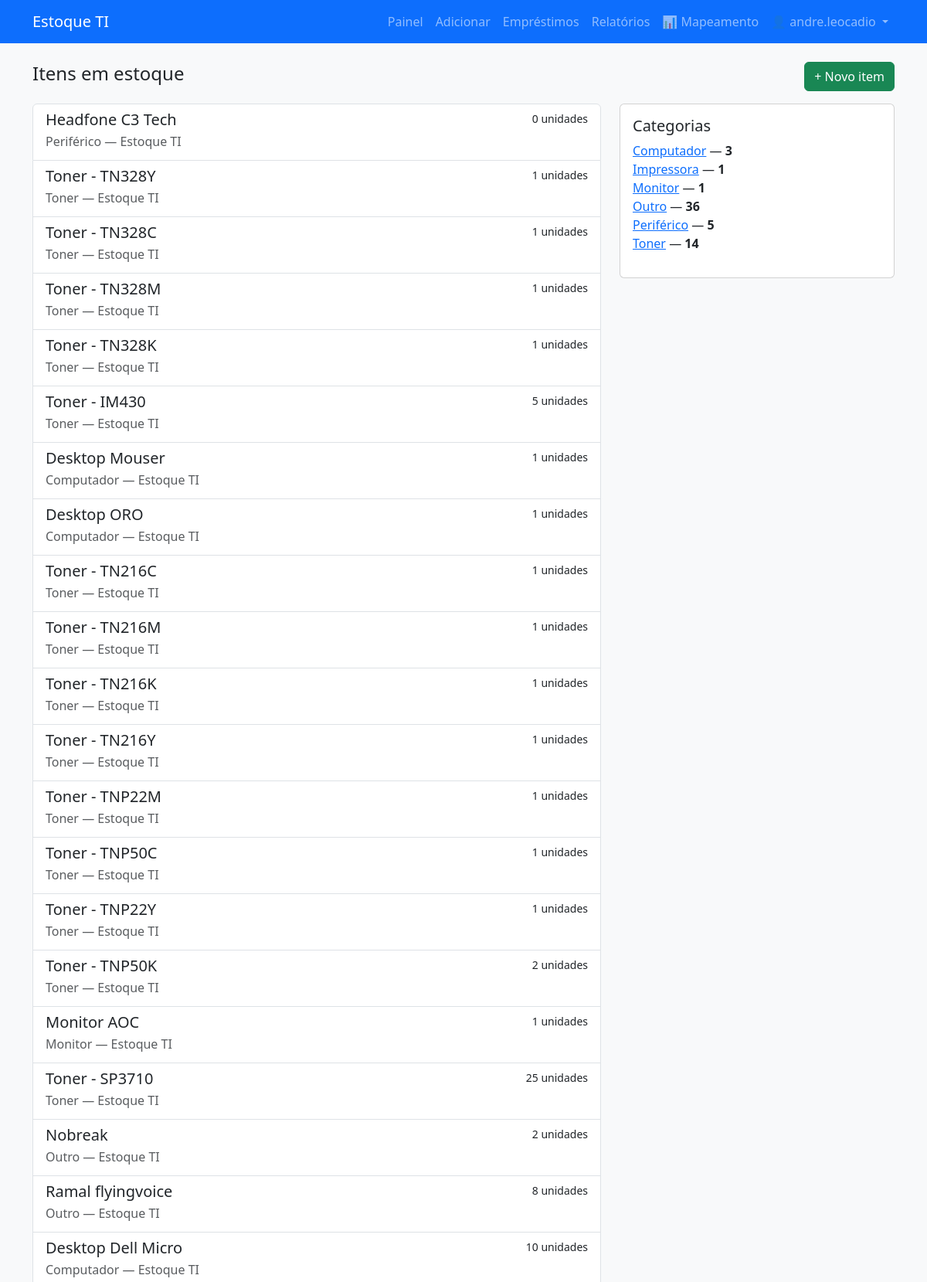
/ (signed in, upper part), run on the app's committed database.
### app.py (models this page shows, shortened)
class User(db.Model, UserMixin):
    id = db.Column(db.Integer, primary_key=True)
    username = db.Column(db.String(80), unique=True, nullable=False)
    password_hash = db.Column(db.String(200), nullable=False)
    is_admin = db.Column(db.Boolean, default=False)
    is_superadmin = db.Column(db.Boolean, default=False)

class Item(db.Model):
    id = db.Column(db.Integer, primary_key=True)
    name = db.Column(db.String(200), nullable=False)
    category = db.Column(db.String(100), nullable=False)
    quantity = db.Column(db.Integer, nullable=False, default=0)
    location = db.Column(db.String(200), nullable=True)
    serial = db.Column(db.String(200), nullable=True)
    sector = db.Column(db.String(200), nullable=True)
    description = db.Column(db.Text, nullable=True)
    barcode_code = db.Column(db.String(100), unique=True, nullable=True)
    added_at = db.Column(db.DateTime, default=datetime.utcnow)

### app.py (the view)
@app.route('/')
def index():
    if current_user.is_authenticated:
        items = Item.query.order_by(Item.added_at.desc()).all()
        categories = db.session.query(Item.category, db.func.count(Item.id)).group_by(Item.category).all()
        return render_template('index.html', items=items, categories=categories)
    return redirect(url_for('login'))

### app.py (called while the page is built)
@login_manager.user_loader
def load_user(user_id):
    return User.query.get(int(user_id))

### templates/index.html
{% extends 'layout.html' %}
{% block content %}
  <div class="d-flex justify-content-between mb-3 align-items-center">
    <h1 class="h4">Itens em estoque</h1>
    <a class="btn btn-success" href="{{ url_for('add_item') }}">+ Novo item</a>
  </div>
  <div class="row">
    <div class="col-md-8">
      {% if items %}
        <div class="list-group">
          {% for item in items %}
            <a href="{{ url_for('view_item', item_id=item.id) }}" class="list-group-item list-group-item-action">
              <div class="d-flex w-100 justify-content-between">
                <h5 class="mb-1">{{ item.name }}</h5>
                <small>{{ item.quantity }} unidades</small>
              </div>
              <p class="mb-1 text-muted">{{ item.category }} — {{ item.location or 'Sem local' }}</p>
            </a>
          {% endfor %}
        </div>
      {% else %}
        <div class="alert alert-secondary">Nenhum item registrado ainda.</div>
      {% endif %}
    </div>
    <div class="col-md-4">
      <div class="card">
        <div class="card-body">
          <h5 class="card-title">Categorias</h5>
          <ul class="list-unstyled">
            {% for cat, count in categories %}
              <li><a href="{{ url_for('by_category', name=cat) }}">{{ cat }}</a> — <strong>{{ count }}</strong></li>
            {% endfor %}
          </ul>
        </div>
      </div>
    </div>
  </div>
{% endblock %}

### templates/layout.html (shortened to what this page needs)
<!doctype html>
<html lang="pt-br">
  <head>
    <link href="https://cdn.jsdelivr.net/npm/bootstrap@5.3.2/dist/css/bootstrap.min.css" rel="stylesheet">
  </head>
  <body class="bg-light">
    <nav class="navbar navbar-expand-lg navbar-dark bg-primary mb-4">
      <div class="container">
        <a class="navbar-brand" href="{{ url_for('index') }}">Estoque TI</a>
        <div class="collapse navbar-collapse" id="navmenu">
          <ul class="navbar-nav ms-auto">
            {% if current_user.is_authenticated %}
              <li class="nav-item"><a class="nav-link" href="{{ url_for('dashboard') }}">Painel</a></li>
              <li class="nav-item"><a class="nav-link" href="{{ url_for('add_item') }}">Adicionar</a></li>
              <li class="nav-item"><a class="nav-link" href="{{ url_for('list_loans') }}">Empréstimos</a></li>
              <li class="nav-item"><a class="nav-link" href="{{ url_for('reports') }}">Relatórios</a></li>
              <li class="nav-item"><a class="nav-link" href="{{ url_for('equipment_mapping') }}" title="Mapeamento de equipamentos">📊 Mapeamento</a></li>
              <li class="nav-item dropdown">
                <a class="nav-link dropdown-toggle" href="#" id="userDropdown" role="button" data-bs-toggle="dropdown">
                  👤 {{ current_user.username }}
                </a>
              </li>
            {% else %}
              <li class="nav-item"><a class="nav-link" href="{{ url_for('login') }}">Entrar</a></li>
            {% endif %}
          </ul>
        </div>
      </div>
    </nav>
    <main class="container">
      {% block content %}{% endblock %}
    </main>
  </body>
</html>

### data on the page
User: username "andre.leocadio"
Item: name "Headfone C3 Tech", quantity "0", category "Periférico", location "Estoque TI"
Item: name "Toner - TN328Y", quantity "1", category "Toner", location "Estoque TI"
Item: name "Toner - TN328C", quantity "1", category "Toner", location "Estoque TI"
Item: name "Toner - TN328M", quantity "1", category "Toner", location "Estoque TI"
Item: name "Toner - TN328K", quantity "1", category "Toner", location "Estoque TI"
Item: name "Toner - IM430", quantity "5", category "Toner", location "Estoque TI"
Item: name "Desktop Mouser", quantity "1", category "Computador", location "Estoque TI"
Item: name "Desktop ORO", quantity "1", category "Computador", location "Estoque TI"
Item: name "Toner - TN216C", quantity "1", category "Toner", location "Estoque TI"
Item: name "Toner - TN216M", quantity "1", category "Toner", location "Estoque TI"
Item: name "Toner - TN216K", quantity "1", category "Toner", location "Estoque TI"
Item: name "Toner - TN216Y", quantity "1", category "Toner", location "Estoque TI"
Item: name "Toner - TNP22M", quantity "1", category "Toner", location "Estoque TI"
Item: name "Toner - TNP50C", quantity "1", category "Toner", location "Estoque TI"
Item: name "Toner - TNP22Y", quantity "1", category "Toner", location "Estoque TI"
Item: name "Toner - TNP50K", quantity "2", category "Toner", location "Estoque TI"
Item: name "Monitor AOC", quantity "1", category "Monitor", location "Estoque TI"
Item: name "Toner - SP3710", quantity "25", category "Toner", location "Estoque TI"
Item: name "Nobreak", quantity "2", category "Outro", location "Estoque TI"
Item: name "Ramal flyingvoice", quantity "8", category "Outro", location "Estoque TI"
Item: name "Desktop Dell Micro", quantity "10", category "Computador", location "Estoque TI"
Item: category "Outro", id "36"

### other printed values
{{ cat }} "Computador" "Impressora" "Periférico" "Toner"
{{ count }} "3" "1" "5" "14"
